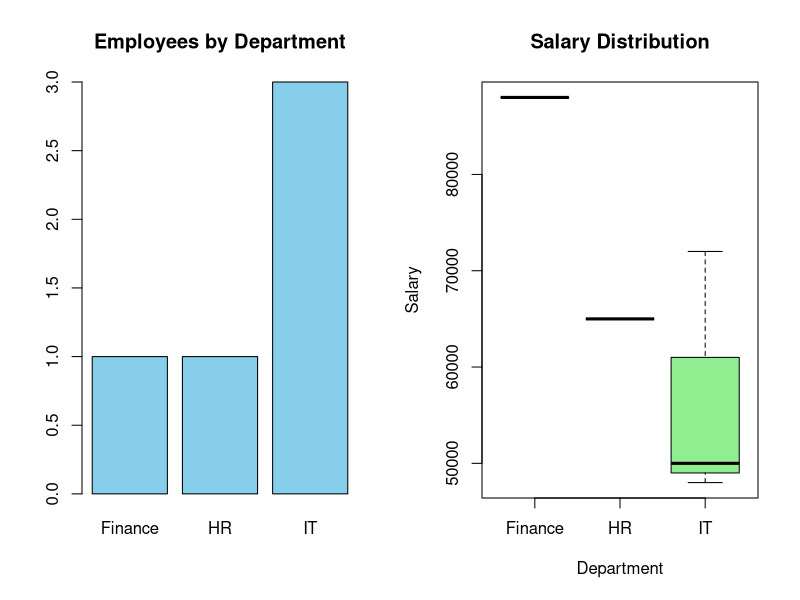

R code for this plot:
# === FACTOR OPERATIONS ===
# Create original factor with 5 elements
employee_levels <- factor(c("Junior", "Senior", "Mid", "Junior", "Director"))
levels(employee_levels)[levels(employee_levels) == "Director"] <- "Executive"

# Create ordered performance factor
performance <- factor(c("Good", "Excellent", "Poor", "Good"), 
                      levels = c("Poor", "Good", "Excellent"),
                      ordered = TRUE)

# Create department factor (4 elements)
department <- factor(c("IT", "HR", "IT", "Finance"))

# === DATA FRAME OPERATIONS ===
# Create initial data frame with 4 employees
company_data <- data.frame(
  EmployeeID = c(101, 102, 103, 104),
  Name = c("John", "Sarah", "Mike", "Lisa"),
  Department = department,
  Level = employee_levels[1:4],  # Use first 4 levels to match 4 employees
  Salary = c(50000, 65000, 72000, 88000),
  JoinDate = as.Date(c("2020-01-15", "2018-05-22", "2019-11-03", "2017-07-30")),
  stringsAsFactors = FALSE
)

# Add bonus column
company_data$Bonus <- company_data$Salary * 0.1

# Add new employee (now 5 total)
new_employee <- data.frame(
  EmployeeID = 105,
  Name = "David",
  Department = "IT",
  Level = "Junior",
  Salary = 48000,
  JoinDate = as.Date("2021-02-18"),
  Bonus = 4800
)
company_data <- rbind(company_data, new_employee)

# Fix factor levels after rbind
company_data$Department <- factor(company_data$Department)
company_data$Level <- factor(company_data$Level)

# === ANALYSIS OPERATIONS ===
# Subset IT department
cat("IT Department Employees:\n")
print(subset(company_data, Department == "IT"))

# Sort by salary
cat("\nEmployees Sorted by Salary:\n")
print(company_data[order(-company_data$Salary), ])

# Average salary by department
cat("\nAverage Salaries by Department:\n")
print(aggregate(Salary ~ Department, data = company_data, mean))

# Cross-tabulation
cat("\nDepartment vs Level Counts:\n")
print(table(company_data$Department, company_data$Level))

# ANOVA
cat("\nSalary ANOVA by Department:\n")
print(summary(aov(Salary ~ Department, data = company_data)))

# === VISUALIZATION ===
par(mfrow = c(1, 2))
barplot(table(company_data$Department), 
        main = "Employees by Department", 
        col = "skyblue")
boxplot(Salary ~ Department, data = company_data,
        main = "Salary Distribution",
        col = "lightgreen")

# === DATA EXPORT ===
write.csv(company_data, "company_data.csv", row.names = FALSE)
cat("\nData exported to company_data.csv\n")

# === CLEANUP ===
rm(list = ls())
cat("Workspace cleared\n")
